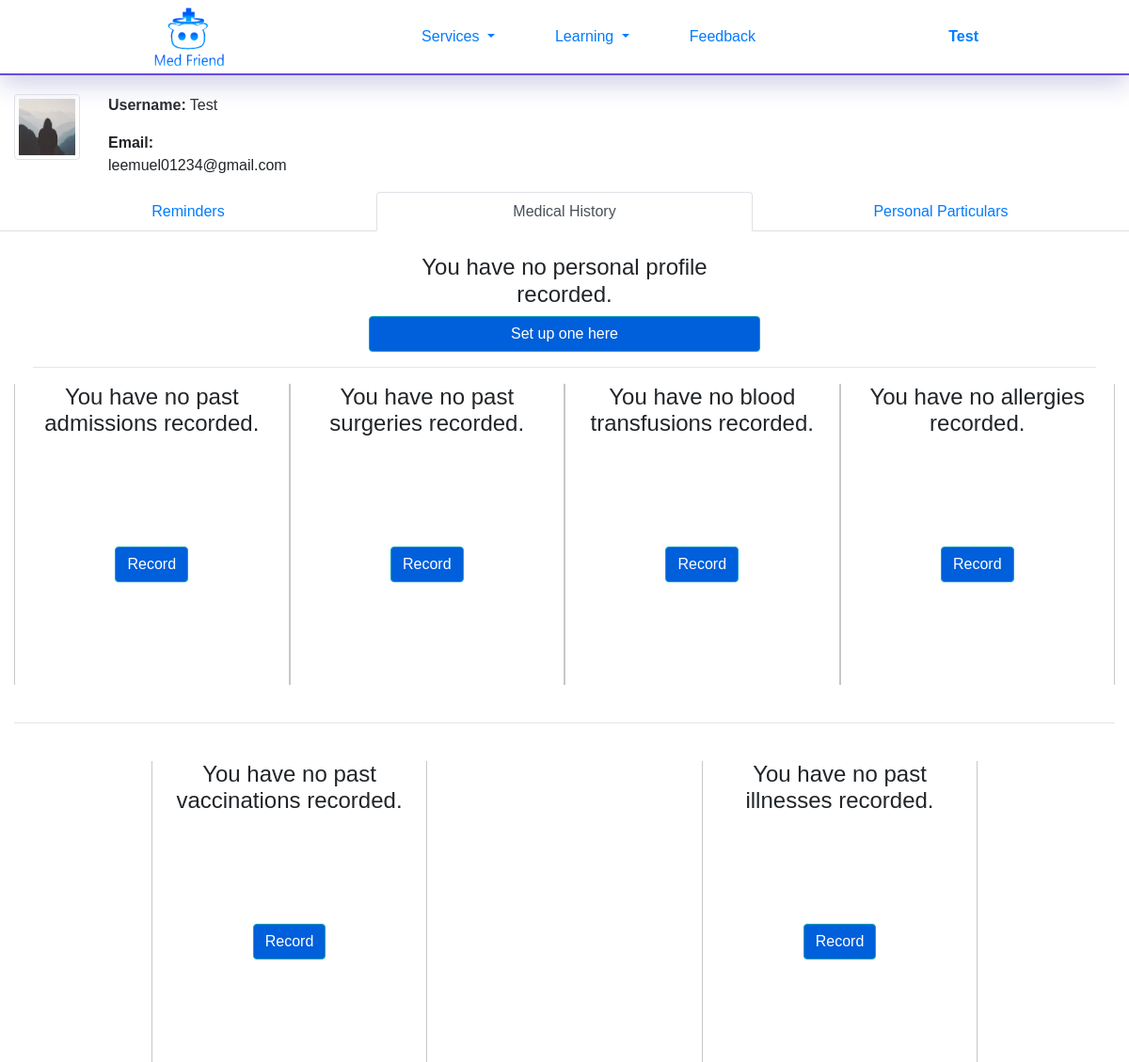
Page /Profile/History (signed in) on the earlier database version.
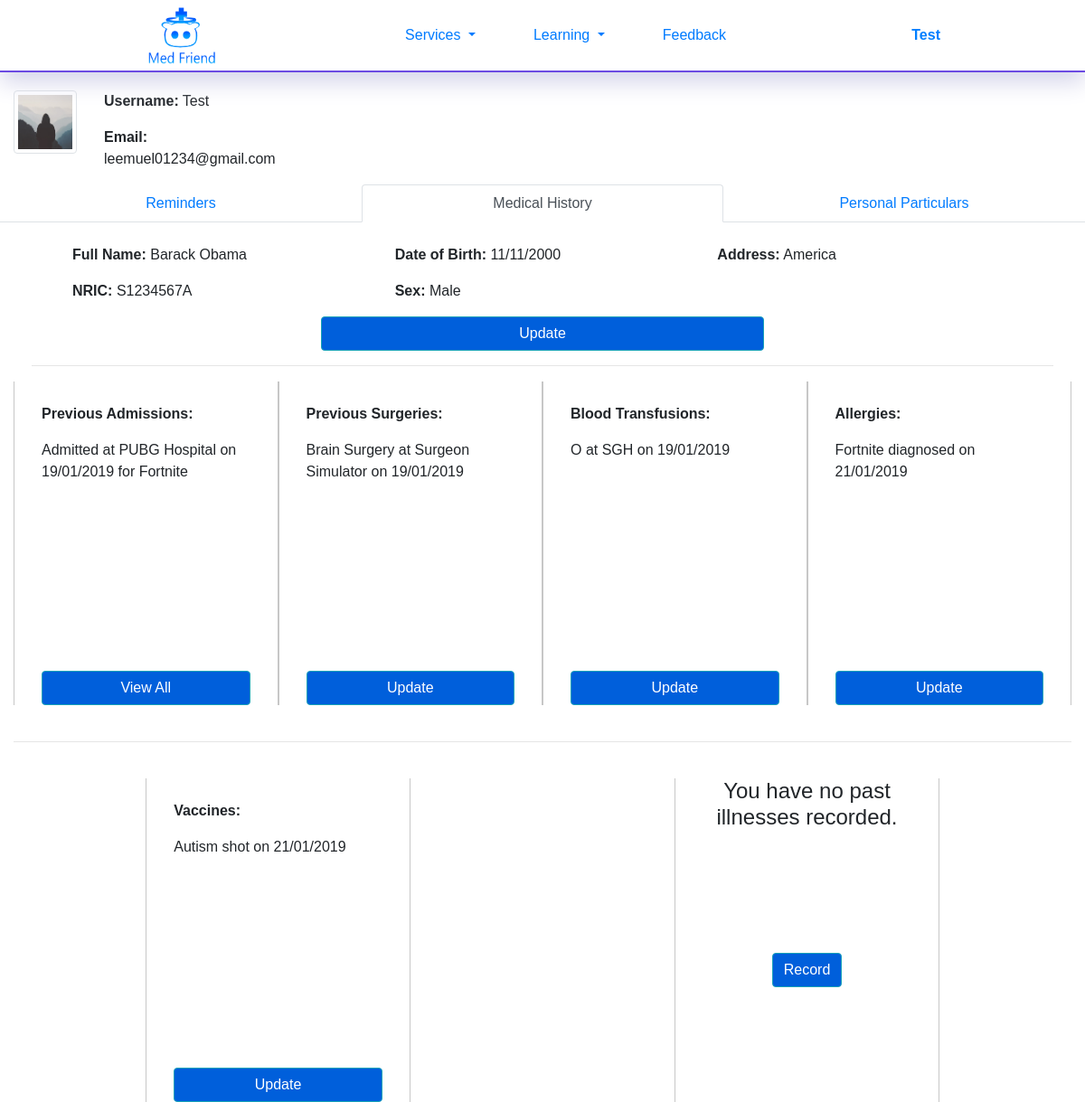
Same page on the later database version.
### Flask/Models.py (models this page shows, shortened)
class Personal_Profile(db.Model):
    id = db.Column(db.Integer, primary_key=True)
    full_name = db.Column(db.String(60), nullable=True)
    nric = db.Column(db.String(9), unique=True, nullable=True)
    birthday = db.Column(db.DateTime, nullable=True)
    sex = db.Column(db.String(20), nullable=True)
    address = db.Column(db.String(100), nullable=True)
    user_id = db.Column(db.Integer, db.ForeignKey('user.id'), nullable=False)

class Admissions(db.Model):
    id = db.Column(db.Integer, primary_key=True)
    reason = db.Column(db.String(100), nullable=False)
    place = db.Column(db.String(100), nullable=True)
    date = db.Column(db.DateTime, nullable=True, default=datetime.utcnow())
    comments = db.Column(db.String(100), nullable=True)
    user_id = db.Column(db.Integer, db.ForeignKey('user.id'), nullable=False)

class Surgeries(db.Model):
    id = db.Column(db.Integer, primary_key=True)
    surgery_type = db.Column(db.String(100), nullable=True)
    date = db.Column(db.DateTime, nullable=True, default=datetime.utcnow)
    place = db.Column(db.String(100), nullable=True)
    comments = db.Column(db.String(100), nullable=True)
    user_id = db.Column(db.Integer, db.ForeignKey('user.id'),nullable=False)

class Blood_Transfusions(db.Model):
    id = db.Column(db.Integer, primary_key=True)
    blood_type = db.Column(db.String(100), nullable=True)
    date = db.Column(db.DateTime, nullable=True, default=datetime.utcnow)
    place = db.Column(db.String(100), nullable=True)
    comments = db.Column(db.String(100), nullable=True)
    user_id = db.Column(db.Integer, db.ForeignKey('user.id'), nullable=False)

class Allergies(db.Model):
    id = db.Column(db.Integer, primary_key=True)
    allergy = db.Column(db.String(100), nullable=True)
    date = db.Column(db.DateTime, nullable=True)
    user_id = db.Column(db.Integer, db.ForeignKey('user.id'), nullable=False)

class Vaccinations(db.Model):
    id = db.Column(db.Integer, primary_key=True)
    vaccine = db.Column(db.String(100), nullable=False)
    date = db.Column(db.DateTime, nullable=True)
    user_id = db.Column(db.Integer, db.ForeignKey('user.id'), nullable=False)

### Flask/users/routes.py (the view)
@users.route("/Profile/History", methods = ['POST', 'GET'])
@login_required
def profile_history():
    image_files = url_for('static', filename=f"images/Profile_Picture/{current_user.image_file}")
    return render_template("Users/profile.html", title="History", image_file=image_files)

### Flask/Models.py (called while the page is built)
@login_manager.user_loader
def load_user(user_id):
    return User.query.get(int(user_id))

### Flask/templates/Users/profile.html
{% extends "layout.html" %}
{% block content %}
<link rel="stylesheet" type="text/css" href="{{ url_for('static', filename='css/profile.css') }}" />
<div id="profilecontainer" class="container-fluid">
    <div class="row justify-content-start">
        <div id="profile_picture" class="col-lg-1">
            <img id="userprofilepic" src="{{ image_file }}" class="img-fluid img-thumbnail" data-toggle="modal"
                data-target="#picchange">
        </div>
        <div class="col-2">
            <p>
                <b>Username:</b>
                {{ current_user.username }}
            </p>
            <p>
                <b> Email:</b>
                {{ current_user.email }}
            </p>
        </div>
    </div>
</div>
<div id="moreinfo">
    <nav>
        <ul class="nav nav-tabs nav-justified">
            <li class="nav-item">
                {% if title == "Reminder" or title == "Profile" %}
                <a id="remindernav" class="nav-link active" href="{{ url_for('users.profile_reminder') }}">Reminders</a>
                {% else %}
                <a id="remindernav" class="nav-link" href="{{ url_for('users.profile_reminder') }}">Reminders</a>
                {% endif %}
            </li>
            <li class="nav-item">
                {% if title == "History" %}
                <a id="medicalhistorynav" class="nav-link active" href="{{ url_for('users.profile_history') }}">Medical
                    History</a>
                {% else %}
                <a id="medicalhistorynav" class="nav-link" href="{{ url_for('users.profile_history') }}">Medical History</a>
                {% endif %}
            </li>
            <li class="nav-item">
                {% if title == "Edit" %}
                <a id="userinfonav" class="nav-link active" href="{{ url_for('users.profile_edit') }}">Personal Particulars</a>
                {% else %}
                <a id="userinfonav" class="nav-link" href="{{ url_for('users.profile_edit') }}">Personal Particulars</a>
                {% endif %}
            </li>
        </ul>
    </nav>
    <div class="container-fluid">
        {% if title == "History" %}
        {% include 'Users/profile_medhist.html' %}
        {% elif title == "Reminder" %}
        {% include 'Users/profile_reminder.html' %}
        {% elif title == "Edit" %}
        {% include 'Users/profile_edit.html' %}
        {% endif %}
    </div>
</div>
{% endblock %}

### Flask/templates/Users/profile_medhist.html (shortened to what the changed rows need)
<link rel="stylesheet" type="text/css" href="{{ url_for('static', filename='css/profile.css') }}" />
<br>
<div class="row justify-content-center">
    <div id="details" class="row col-11 justify-content-center">
        {% if current_user.personal_profile %}
        <div class="col">
            <p>
                <b>Full Name:</b>
                {% if current_user.personal_profile[0].full_name == '' %}
                Not Set
                {% else %}
                {{ current_user.personal_profile[0].full_name }}
                {% endif %}
            </p>
            <p>
                <b>NRIC:</b>
                {% if current_user.personal_profile[0].nric == '' %}
                Not Set
                {% else %}
                {{ current_user.personal_profile[0].nric }}
                {% endif %}
            </p>
        </div>
        <div class="col">
            <p>
                <b>Date of Birth:</b>
                {% if current_user.personal_profile[0].birthday == None %}
                Not Set
                {% else %}
                {{ current_user.personal_profile[0].birthday.strftime('%d/%m/%Y') }}
                {% endif %}
            </p>
            <p>
                <b>Sex:</b>
                {{ current_user.personal_profile[0].sex }}
            </p>
        </div>
        <div class="col">
            <p>
                <b>Address:</b>
                {% if current_user.personal_profile[0].address == '' %}
                Not Set
                {% else %}
                {{ current_user.personal_profile[0].address }}
                {% endif %}
            </p>
        </div>
        <div class="row justify-content-center col-12">
            <div class="text-center col-6">
                <a href="{{ url_for('medical_history.Personal_Details') }}">
                    <button class="btn btn-info col"> Update </button>
                </a>
            </div>
        </div>
        {% else %}
        <div class="col-5">
            <h4 class="text-center col-12"> You have no personal profile recorded. </h4>
            <div class="text-center">
                <a href="{{ url_for('medical_history.Personal_Details') }}">
                    <button class="btn btn-info col"> Set up one here </button>
                </a>
            </div>
        </div>
        {% endif %}
    </div>
    <div id="histories" class="row col-12 justify-content-around">
        <div id="admissions" class="row justify-content-start col-3">
            {% if current_user.admissions %}
            <div class="col vh-history">
                <br>
                <p>
                    <b>Previous Admissions:</b>
                    {% for i in range(5) %}
                    {% if current_user.admissions[i] %}
                    <p>
                        Admitted at
                        {{ current_user.admissions[i].place }} on {{
                        current_user.admissions[i].date.strftime('%d/%m/%Y') }}
                        for {{ current_user.admissions[i].reason }}
                    </p>
                    {% endif %}
                    {% endfor %}
                </p>
            </div>
            <div class="text-center col-12">
                <a href="{{ url_for('medical_history.Update_Record', record='Admissions') }}">
                    <button class="btn btn-info col"> View All </button>
                </a>
            </div>
            {% else %}
            <div class="row justify-content-center">
                <h4 class="text-center col-12"> You have no past admissions recorded. </h4>
                <div class="text-center">
                    <a href="{{ url_for('medical_history.Update_Record', record='Admissions') }}">
                        <button class="btn btn-info col"> Record </button>
                    </a>
                </div>
            </div>
            {% endif %}
        </div>
        <div id="surgeries" class="row justify-content-start col-3">
            {% if current_user.surgeries %}
            <div class="col vh-history">
                <br>
                <p>
                    <b>
                        Previous Surgeries:
                    </b>
                </p>
                <p>
                    {% for i in range(5) %}
                    {% if current_user.surgeries[i] %}
                    <p>
                        {{ current_user.surgeries[i].surgery_type }} at
                        {{ current_user.surgeries[i].place }} on
                        {{current_user.surgeries[i].date.strftime('%d/%m/%Y') }}
                    </p>
                    {% endif %}
                    {% endfor %}
                </p>
            </div>
            <div class="text-center col-12">
                <a href="{{ url_for('medical_history.Update_Record', record='Surgeries') }}">
                    <button class="btn btn-info col"> Update </button>
                </a>
            </div>
            {% else %}
            <div class="row justify-content-center">
                <h4 class="text-center col-12"> You have no past surgeries recorded. </h4>
                <div class="text-center">
                    <a href="{{ url_for('medical_history.Update_Record', record='Surgeries') }}">
                        <button class="btn btn-info col"> Record </button>
                    </a>
                </div>
            </div>
            {% endif %}
        </div>
        <div id="blood transfusions" class="row justify-content-start col-3">
            {% if current_user.blood_transfusions %}
            <div class="col vh-history">
                <br>
                <p>
                    <b> Blood Transfusions:</b>
                    {% for i in range(5) %}
                    {% if current_user.blood_transfusions[i] %}
                    <p>
                        {{ current_user.blood_transfusions[i].blood_type }} at
                        {{ current_user.blood_transfusions[i].place }} on
                        {{current_user.blood_transfusions[i].date.strftime('%d/%m/%Y') }}
                    </p>
                    {% endif %}
                    {% endfor %}
                </p>
            </div>
            <div class="text-center col-12">
                <a href="{{ url_for('medical_history.Update_Record', record='Blood Transfusions') }}">
                    <button class="btn btn-info col"> Update </button>
                </a>
            </div>
            {% else %}
            <div class="row justify-content-center">
                <h4 class="text-center col-12"> You have no blood transfusions recorded. </h4>
                <div class="text-center">
                    <a href="{{ url_for('medical_history.Update_Record', record='Blood Transfusions') }}">
                        <button class="btn btn-info col"> Record </button>
                    </a>
                </div>
            </div>
            {% endif %}
        </div>
        <div id="allergies" class="row justify-content-start col-3">
            {% if current_user.allergies %}
            <div class="col vh-history">
                <br>
                <p>
                    <b>Allergies:</b>
                    {% for i in range(5) %}
                    {% if current_user.allergies[i] %}
                    <p>
                        {{ current_user.allergies[i].allergy }} diagnosed on
                        {{current_user.allergies[i].date.strftime('%d/%m/%Y') }}
                    </p>
                    {% endif %}
                    {% endfor %}
                </p>
            </div>
            <div class="text-center col-12">
                <a href="{{ url_for('medical_history.Update_Record', record='Allergies') }}">
                    <button class="btn btn-info col"> Update </button>
                </a>
            </div>
            {% else %}
            <div class="row justify-content-center">
                <h4 class="text-center col-12"> You have no allergies recorded. </h4>
                <div class="text-center">
                    <a href="{{ url_for('medical_history.Update_Record', record='Allergies') }}">
                        <button class="btn btn-info col"> Record </button>
                    </a>
                </div>
            </div>
            {% endif %}
        </div>
    </div>
    <div id="histories2" class="row col-12 justify-content-around">
        <div id="vaccinations" class="row justify-content-start col-3">
            {% if current_user.vaccinations %}
            <div class="col vh-history">
                <br>
                <p>
                    <b>
                        Vaccines:
                    </b>
                </p>
                <p>
                    {% for i in range(5) %}
                    {% if current_user.vaccinations[i] %}
                    <p>
                        {{ current_user.vaccinations[i].vaccine }} shot
                        on
                        {{current_user.vaccinations[i].date.strftime('%d/%m/%Y') }}
                    </p>
                    {% endif %}
                    {% endfor %}
                </p>
            </div>
            <div class="text-center col-12">
                <a href="{{ url_for('medical_history.Update_Record', record='Vaccinations') }}">
                    <button class="btn btn-info col"> Update </button>
                </a>
            </div>
            {% else %}
            <div class="row justify-content-center">
                <h4 class="text-center col-12"> You have no past vaccinations recorded. </h4>
                <div class="text-center">
                    <a href="{{ url_for('medical_history.Update_Record', record='Vaccinations') }}">
                        <button class="btn btn-info col"> Record </button>
                    </a>
                </div>
            </div>
            {% endif %}
        </div>
    </div>
</div>

Differences in the rows shown:
added Personal_Profile: full_name "Barack Obama", nric "S1234567A", birthday "11/11/2000", sex "Male", address "America"
added Admissions: place "PUBG Hospital", date "19/01/2019", reason "Fortnite"
added Surgeries: surgery_type "Brain Surgery", place "Surgeon Simulator", date "19/01/2019"
added Blood_Transfusions: blood_type "O", place "SGH", date "19/01/2019"
added Allergies: allergy "Fortnite", date "21/01/2019"
added Vaccinations: vaccine "Autism", date "21/01/2019"
Other differences:
text no longer shown: "You have no personal profile recorded. Set up one here You have no past admissions recorded. Record You have no past surgeries recorded. Record You have no blood transfusions recorded. Record You have no allergies recorded. Record You have no past vaccinations recorded. Record"
text now shown: "Full Name: NRIC: Date of Birth: Sex: Address: Update Previous Admissions: View All Previous Surgeries: Update Blood Transfusions: Update Allergies: Update Vaccines: Update"
new list line: "Admitted at on for"
new list line: "at on"
new list line: "diagnosed on"
new list line: "shot on"
